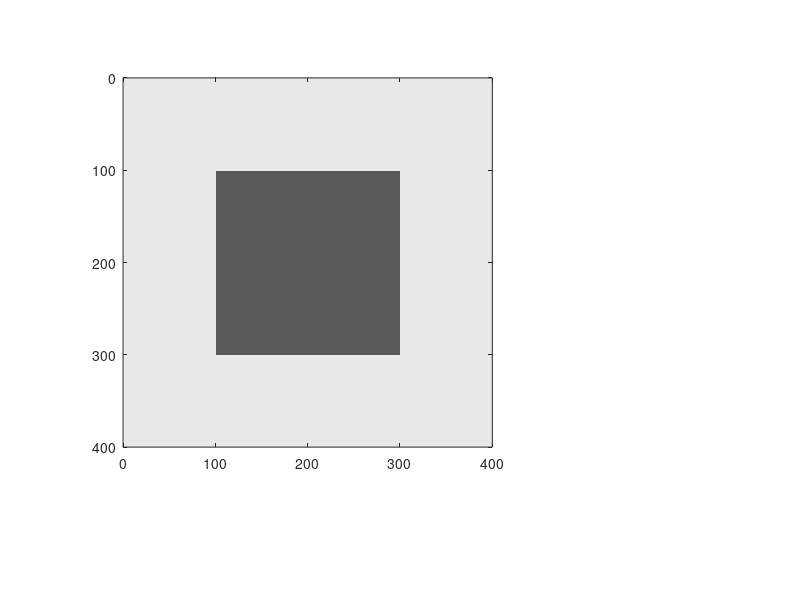

Write MATLAB code to recreate this figure. (Note: this script raises an error after producing the figure.)
clc;
close all;
clear

Ks = 33.4*10^9;




rous1 = 2650;
rous2 = 2650;
rous = 2650;
% Kd = 3.18*10^9;


Kd1 =3.18*10^9;
Kd2 =3.18*10^9;

mu1=1.4*10^9;
mu2=1.4*10^9;

fai1 = 0.3;
fai2 = 0.3;


k1=0.5*10^(-13);
k2=0.5*10^(-13);

OO = 1;
F =50;% (fai)^(-1.75);
nj = 8;
% % Kf1= 1*10^6;
% % yita1 = 1*10^(-5);
% % rouf1 = 100;

Kf2= 9.6*10^6;
yita2 = 1.5*10^(-5);
rouf2 = 70;

Kf1= 2.2*10^9;
yita1 = 0.6*10^(-3);
rouf1 = 1000;


% % Kf2= 2.2*10^9;
% % yita2 = 0.6*10^(-3);
% % rouf2 = 1000;

Nx = 400;
Nz = 400;

E = zeros(Nz,Nx);
lamda=zeros(Nz,Nx);
mu = zeros(Nz,Nx);
alfa  = zeros(Nz, Nx);
M_1 = zeros(Nz, Nx);
k0_n = zeros(Nz,Nx);
rouf=zeros(Nz,Nx);



for ix =1:Nx
    for iz = 1:Nz
        
        lamda(iz, ix) = Kd2-2/3*mu2;
        mu(iz,ix)=mu2;
        alfa(iz,ix)=1-Kd2/Ks;
          M_1(iz, ix) = (fai2/Kf2+(alfa(iz,ix)-fai2)/Ks);
        k0_n(iz,ix)= k2/yita2; 
        E(iz, ix) = Kd2+4/3*mu2;
         rouf(iz, ix) =rouf2;
    end
end

for ix =101:300
    for iz =101:300
        lamda(iz, ix) = Kd1-2/3*mu1;
        mu(iz,ix)=mu1;
        alfa(iz,ix)=1-Kd1/Ks;
           M_1(iz, ix) = (fai1/Kf1+(alfa(iz,ix)-fai1)/Ks);       
        k0_n(iz,ix)= k1/yita1; 
         E(iz, ix) = Kd1+4/3*mu1;
          rouf(iz, ix) =rouf1;

    end
end
M_11=M_1;


v =10*10/20/20;



Cmap_min=0.35;
Cmap_max=0.91;
figure;
% cmap=[ 0.25 0.25 0.25;0.81 0.81 0.81];
cmap1=[ Cmap_min Cmap_min Cmap_min;Cmap_max Cmap_max Cmap_max];
imagesc(M_11);
colormap(cmap1)
set(gca, 'units','centimeters','position', [2 1.5 6 6]);
set(gcf,'Units','centimeters','Position',[1 1 13 8]);
axis equal
axis([0 400 0 400]);


dz = 0.001/2/2;
dx = dz;
N_total = Nx*Nz;
V=(Nx-1)*dx*(Nz-1)*dz;
%%   [ 1 t_xx, 2 t_zz, 3 t_xz, 4 P, 5 Us_x, 6 Us_z, 7 Uf_x, 8 Uf_z] 

L1=[-1,1];
L2=[-2,-1,1,2];
%% parpool(4, 'IdleTimeout', 1200)
F_min=-1; F_max=7;
F_inter=6; F_step=1/6;
F_total=F_max-F_min;
kk=0;
for nf=1:F_total
     f_left=F_min+nf-1;
     for ii=1:F_inter
         kk=kk+1;
         ff1(kk)=10^(f_left+(ii-1)*F_step);
     end
end
for nf=1:4
    kk=kk+1;
    ff1(kk)=ff1(kk-1)*10^(2*F_step);
end
nw=length(ff1(:));
rou=v*(rous1*(1-fai1)+fai1*rouf1)+(1-v)*(rous1*(1-fai1)+fai1*rouf2);

alfa1 = 1-Kd1/Ks;
alfa2 = 1-Kd2/Ks;

H1 = Kd1+4/3*mu1+alfa1^2*((fai1/Kf1+(alfa1-fai1)/Ks))^(-1);
H2 = Kd2+4/3*mu2+alfa2^2*((fai2/Kf2+(alfa2-fai2)/Ks))^(-1);
H_hill(1:nw) = ((1-v)/H2+v/H1)^(-1)-4/3*mu1;

%******rewrite 2019-07-17*******%


a_w=1-Kd1/Ks;
Kfw=(v/Kf1+(1-v)/Kf2)^(-1);
H_wood(1:nw)=Kd1+a_w^2*(fai1/Kfw+(a_w-fai1)/Ks)^(-1);


 
 
 
load('KK_1941.mat');
load('KK_1956.mat');



KK=KK_1941;

QQ1 = imag(KK+4/3*mu1)./(real(KK+4/3*mu1));
QQ2 = imag(KK_1956+4/3*mu1)./(real(KK_1956+4/3*mu1));
kk=1;
  figure; 
semilogx(ff1(1:kk:end),QQ1(1:kk:end),'*k','LineWidth',2.5);
hold on;
semilogx(ff1(1:kk:end),QQ2(1:kk:end),'k','LineWidth',2.5);
legend('Biot1941','Biot1956','Location','northwest','fontsize',11,'fontweight','b');
grid on
set(gca,'GridLineStyle','-','GridColor','k','FontName','Times New Roman','FontSize',11,'fontweight','b','LineWidth',1.5)
set(gca, 'units','centimeters','position', [2 1.5 10 6]);
set(gcf,'Units','centimeters','Position',[1 1 13 8]);
 legend('boxoff')
    xlabel('Frequency /Hz','fontsize',12,'fontweight','b','color','k');
    ylabel('Q\^(-1)','fontsize',12,'fontweight','b','color','k');
    axis([ 10^(-1) 10^(8) 0 0.06])
%    print Fig01_b.png -dpng -r800



  kk=1;
figure;
semilogx(ff1(1:kk:end), sqrt((H_hill+4/3*mu1)/rou),':k','LineWidth',2.5);
hold on
semilogx(ff1(1:kk:end), real(sqrt((KK-1/3*mu1+4/3*mu1)/rou)),'*k','LineWidth',2);
hold on
semilogx(ff1(1:kk:end), real(sqrt((KK_1956-1/3*mu1+4/3*mu1)/rou)),'k','LineWidth',2);
hold on
semilogx(ff1(1:kk:end), sqrt((H_wood+4/3*mu1)/rou),'--k','LineWidth',2);
legend('GH-limit','Biot1941','Biot1956','GW-limit','Location','west','fontsize',11,'fontweight','b');
 legend('boxoff')
axis([ 10^(-1) 10^(8) 1600 1750])
set(gca,'GridLineStyle','-','GridColor','k','FontName','Times New Roman','FontSize',11,'fontweight','b','LineWidth',1.5)
grid on
set(gca, 'units','centimeters','position', [2 1.5 10 6]);
set(gcf,'Units','centimeters','Position',[1 1 13 8]);
% % % set(gca,'LooseInset',get(gca,'TightInset'));
% % set(gca, 'Position', get(gca, 'OuterPosition') - ...
% %     get(gca, 'TightInset') * [-1 0 1 0; 0 -1 0 1; 0 0 1 0; 0 0 0 1]);
    xlabel('Frequency /Hz','fontsize',12,'fontweight','b','color','k');
    ylabel('Velocity /m.s^(^-^1^)','fontsize',12,'fontweight','b','color','k');
% print Fig01_a.png -dpng -r800













